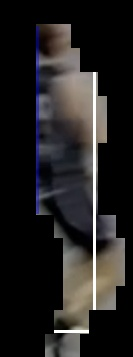
#> input picture color-detection/samples/segmented11.jpg, 133 x 357 px
$ python demo.py
#> lines starting #> are read from the running program, lines starting #| are printed output that depends on the picture; after the words box and inside, x2 and y2 are one past the last pixel; in counts of white or black regions, pixels touching at a corner belong together
import cv2
import numpy as np
def nothing(x):
    pass
cv2.namedWindow("Trackbars")
cv2.createTrackbar("L - H", "Trackbars", 0, 179, nothing)
#> slider 'L - H' is set to 35
cv2.createTrackbar("L - S", "Trackbars", 0, 255, nothing)
#> slider 'L - S' is set to 51
cv2.createTrackbar("L - V", "Trackbars", 0, 255, nothing)
#> slider 'L - V' is set to 51
cv2.createTrackbar("U - H", "Trackbars", 179, 179, nothing)
cv2.createTrackbar("U - S", "Trackbars", 255, 255, nothing)
cv2.createTrackbar("U - V", "Trackbars", 255, 255, nothing)
while True:
    frame = cv2.imread("./samples/segmented11.jpg")
#> frame is the input picture: shape (357, 133, 3); mean B, G, R 33.1, 33.4, 35.2
    hsv = cv2.cvtColor(frame, cv2.COLOR_BGR2HSV)
#> hsv: shape (357, 133, 3); mean H, S, V 27.7, 35.5, 37.3
    l_h = cv2.getTrackbarPos("L - H", "Trackbars")
    l_s = cv2.getTrackbarPos("L - S", "Trackbars")
    l_v = cv2.getTrackbarPos("L - V", "Trackbars")
    u_h = cv2.getTrackbarPos("U - H", "Trackbars")
    u_s = cv2.getTrackbarPos("U - S", "Trackbars")
    u_v = cv2.getTrackbarPos("U - V", "Trackbars")
    lower_blue = np.array([l_h, l_s, l_v])
    upper_blue = np.array([u_h, u_s, u_v])
    mask = cv2.inRange(hsv, lower_blue, upper_blue)
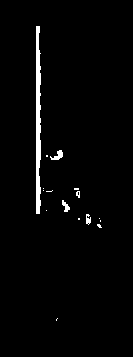
#> mask: shape (357, 133); 2.2% white; 16 white regions (11 under 20 px), largest, box (x1, y1, x2, y2) and area: (36, 26, 41, 214) 798, (50, 150, 63, 160) 67, (62, 200, 70, 212) 50, (86, 214, 91, 225) 39, (76, 191, 80, 198) 20
    result = cv2.bitwise_and(frame, frame, mask=mask)
    cv2.imshow("frame", frame)
    cv2.imshow("mask", mask)
    cv2.imshow("result", result)
    key = cv2.waitKey(1)
#> (key Esc is pressed here)
    if key == 27:
        break
#> (the run stopped early here; a loop or call above may not have finished)

$ run again, with color-detection/samples/segmented14.jpg copied over color-detection/samples/segmented11.jpg
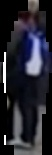
#> input picture color-detection/samples/segmented14.jpg, 52 x 155 px
#> frame is the input picture: shape (155, 52, 3); mean B, G, R 46.7, 37.2, 37.1
#> hsv: shape (155, 52, 3); mean H, S, V 82.9, 83.2, 47.5
#> `mask = cv2.inRange(hsv, lower_blue, upper_blue)`:
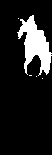
#> mask: shape (155, 52); 12.8% white; 5 white regions (4 under 20 px), largest, box (x1, y1, x2, y2) and area: (17, 15, 52, 76) 1029
#> `result = cv2.bitwise_and(frame, frame, mask=mask)`:
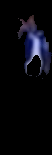
#> result: shape (155, 52, 3); mean B, G, R 12.9, 7.7, 7.5
